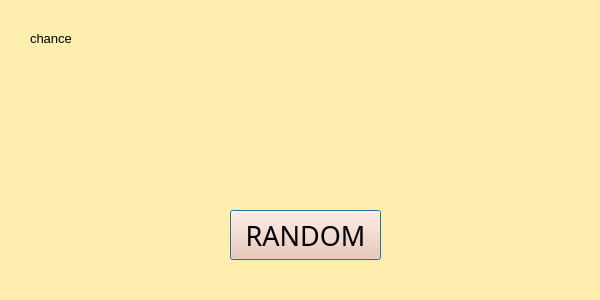
<?xml version="1.0" encoding="UTF-8"?>
<ui version="4.0">
 <class>Chance</class>
 <widget class="QDialog" name="Chance">
  <property name="geometry">
   <rect>
    <x>0</x>
    <y>0</y>
    <width>600</width>
    <height>300</height>
   </rect>
  </property>
  <property name="windowTitle">
   <string>Chance</string>
  </property>
  <property name="styleSheet">
   <string notr="true">background-color: rgb(255, 239, 174);</string>
  </property>
  <widget class="QPushButton" name="pushButton">
   <property name="geometry">
    <rect>
     <x>230</x>
     <y>210</y>
     <width>151</width>
     <height>50</height>
    </rect>
   </property>
   <property name="font">
    <font>
     <family>Swis721 LtCn BT</family>
     <pointsize>20</pointsize>
    </font>
   </property>
   <property name="styleSheet">
    <string notr="true">background-color: rgb(255, 195, 165);</string>
   </property>
   <property name="text">
    <string>RANDOM</string>
   </property>
  </widget>
  <widget class="QLabel" name="label">
   <property name="geometry">
    <rect>
     <x>30</x>
     <y>30</y>
     <width>55</width>
     <height>16</height>
    </rect>
   </property>
   <property name="font">
    <font>
     <pointsize>10</pointsize>
    </font>
   </property>
   <property name="text">
    <string>chance</string>
   </property>
  </widget>
 </widget>
 <resources/>
 <connections/>
</ui>
